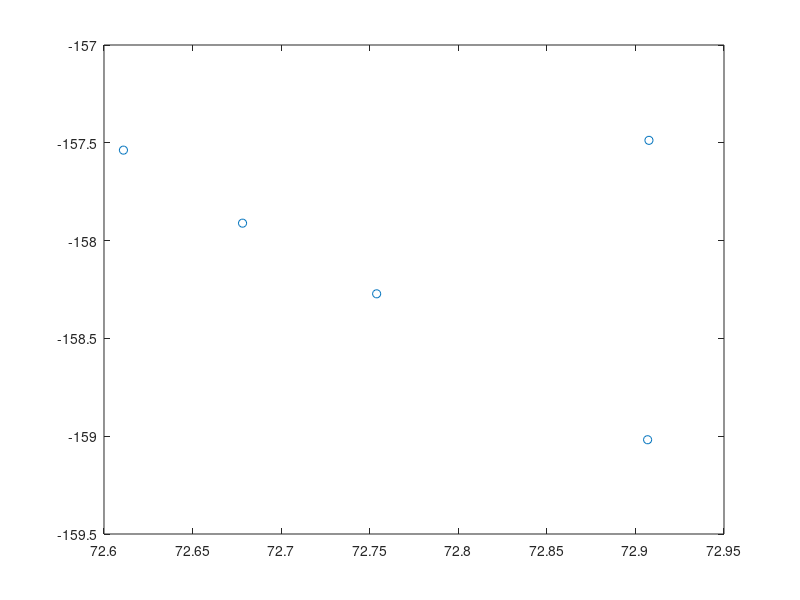

Write the MATLAB code that produced this figure. (Note: this script raises an error after producing the figure.)
close all
clear all
clc

addpath('/home/julien/ju_boulot/matlab/SHRU_programs/') %% local on moliere

sitename = 'SHRU1';
gps_site(1,:) = [72+54.4123/60 , -(159+1.0840/60)];
% depth(1,:)=[0 245 245.5 266.5]/100;
depth(1,:)=[0 2.5 5 7.5];


sitename = 'SHRU2';
gps_site(2,:) = [72+45.2347/60 , -(158+16.3243/60)];
% depth(2,:)=[0 260.5 266.5 250]/100;
depth(2,:)=[0 2.5 5 7.5];

sitename = 'SHRU3';
gps_site(3,:) = [72+40.6924/60 , -(157+54.6493/60)];
% depth(3,:)=[0 255.5, 280 252]/100;
depth(3,:)=[0 2.5 5 7.5];

sitename = 'SHRU4';
gps_site(4,:) = [72+36.6582/60 , -(157+32.2475/60)];
% depth(4,:)=[0 254.5, 274 247]/100;
depth(4,:)=[0 2.5 5 7.5];

sitename = 'SHRU5';
gps_site(5,:) = [72+54.4580/60 , -(157+29.2442/60)];
% depth(5,:)=[0 264, 518 782]/100;
depth(5,:)=[0 2.5 5 7.5];

figure
plot(gps_site(:,1), gps_site(:,2), 'o')

%% 2D
rr=2;
lat_ref=gps_site(rr,1);
lon_ref=gps_site(rr,2);

rot=0;
x_ref=0;
y_ref=0;
for rr=1:5
    lat=gps_site(rr,1);
    lon=gps_site(rr,2);
    [x(rr),y(rr)] = sub_transfer_LL_to_XY(lon,lat,lon_ref,lat_ref,rot,x_ref,y_ref);
end



figure
plot(x,y,'o')

pos_2d=[x; y; zeros(size(x))];
nor_2d=zeros(2,size(pos_2d,2)); 

%% 3D
pos_3d=[];
for rr=1:5
    lat=gps_site(rr,1);
    lon=gps_site(rr,2);
    [x(rr),y(rr)] = sub_transfer_LL_to_XY(lon,lat,lon_ref,lat_ref,rot,x_ref,y_ref);
    for zz=1:4    
        toto=[x(rr); y(rr); -depth(rr,zz)];
        pos_3d=[pos_3d toto];
    end
end
nor_3d=zeros(2,size(pos_3d,2)); 
figure
plot3(pos_3d(1,:),pos_3d(2,:),pos_3d(3,:),'.')

%%
% sensorArrayAnalyzer